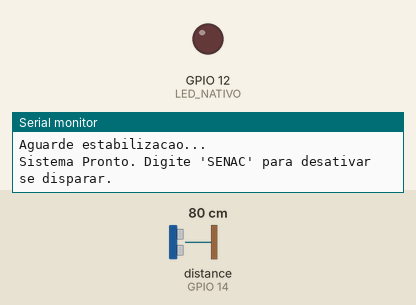
This sketch was run on a simulated ESP32. Parts: output pins drawn as LEDs (lit = HIGH), the last lines printed to the serial monitor. Wiring (from diagram.json): ultrasonic range finder: trigger GPIO 13; echo GPIO 14. Dashed ring = blinking. The inputs (shaded band) are chosen by the test bench; at power-on: distance to the obstacle (sensor on GPIO 14) 80 cm. The echo pulse lasts 58.3 µs per cm; pins used as bus, display or sensor lines are not drawn.

Above: at 2.2 s.
2.3 s: distance to the obstacle (sensor on GPIO 14) set to 12 cm
3.8 s: distance to the obstacle (sensor on GPIO 14) set to 9 cm
At 4.21 s:
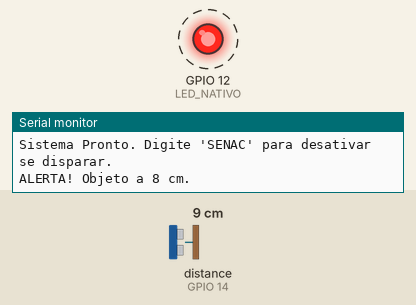
Timing chart, 0 to 12.8 s (numbered marks = the images above; inputs shaded):
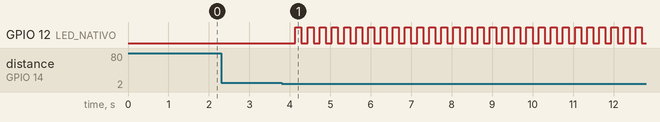

The sketch:

sketch.ino
```cpp
#define LED_NATIVO 12 // LED embutido na placa (azul)
#define TRIG_PIN 13  // Pino de envio do sinal (Gatilho)
#define ECHO_PIN 14  // Pino de retorno (Eco)

bool alarmeDisparado = false;
unsigned long ultimoTempoPisca = 0;
const long intervalo = 150;
int estadoLed = LOW;

// Configuração da distância de disparo (em cm)
const int DISTANCIA_LIMITE = 10;

void setup() {
  Serial.begin(115200);

  pinMode(LED_NATIVO, OUTPUT);
  digitalWrite(LED_NATIVO, LOW);

  pinMode(TRIG_PIN, OUTPUT);
  pinMode(ECHO_PIN, INPUT);

  Serial.println("--- ALARME SONAR (SEM BOTAO) ---");
  Serial.println("Aguarde estabilizacao...");
  delay(1000);
  Serial.println("Sistema Pronto. Digite 'SENAC' para desativar se disparar.");
}

void loop() {
  if(!alarmeDisparado) {
    int distanciaAtual = lerDistancia();

    if(distanciaAtual > 0 && distanciaAtual < DISTANCIA_LIMITE) {
      Serial.print("ALERTA! Objeto a ");
      Serial.print(distanciaAtual);
      Serial.println(" cm.");
      alarmeDisparado = true;
    }
    delay(100);
  }

  if(alarmeDisparado) {
    piscaLed();

    if(Serial.available() > 0) {
      String entrada = Serial.readStringUntil('\n');
      entrada.trim();

      if (entrada == "SENAC") {
        resetarSistema();
      } else {
        Serial.println("SENHA INCORRETA");
      }
    }
  }
}

int lerDistancia() {
  digitalWrite(TRIG_PIN, LOW);
  delayMicroseconds(2);
  digitalWrite(TRIG_PIN, HIGH);
  delayMicroseconds(10);
  digitalWrite(TRIG_PIN, LOW);

  long duracao = pulseIn(ECHO_PIN, HIGH);
  return duracao * 0.034 / 2;
}

void resetarSistema() {
  Serial.println("SENHA CORRETA: Reiniciando...");
  alarmeDisparado = false;
  digitalWrite(LED_NATIVO, LOW);
  delay(3000); // Tempo menor de reinício
  Serial.println("Sistema Armado Novamente.");
}

void piscaLed() {
  unsigned long tempoAtual = millis();
  if (tempoAtual - ultimoTempoPisca >= intervalo) {
    ultimoTempoPisca = tempoAtual;
    estadoLed = !estadoLed;
    digitalWrite(LED_NATIVO, estadoLed ? LOW : HIGH);
  }
}
```

Measured:
- the behaviour switches between 11 and 10 cm on distance to the obstacle (sensor on GPIO 14) (found by bisection; images 0 and 1)
- after the input at 2.3 s, every drawn part: stays the same
- after the input at 3.8 s, GPIO 12 (LED_NATIVO): alternates HIGH for 0.15 s and LOW for 0.15 s, starting after 0.34 s
